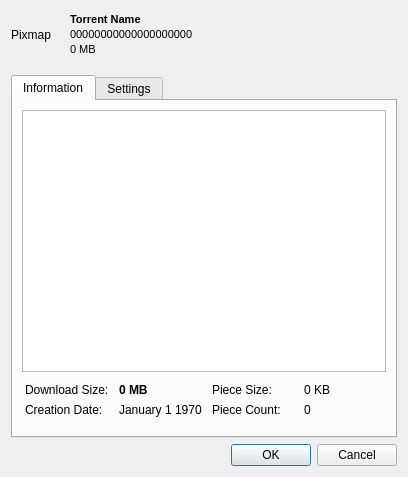
<?xml version="1.0" encoding="UTF-8"?>
<ui version="4.0">
 <class>PreviewTorrentDialog</class>
 <widget class="QDialog" name="PreviewTorrentDialog">
  <property name="geometry">
   <rect>
    <x>0</x>
    <y>0</y>
    <width>408</width>
    <height>477</height>
   </rect>
  </property>
  <property name="windowTitle">
   <string>Preview Torrent</string>
  </property>
  <layout class="QVBoxLayout" name="verticalLayout">
   <item>
    <layout class="QHBoxLayout" name="horizontalLayout_2">
     <property name="sizeConstraint">
      <enum>QLayout::SetMinimumSize</enum>
     </property>
     <property name="bottomMargin">
      <number>10</number>
     </property>
     <item>
      <widget class="QLabel" name="torrentImage">
       <property name="sizePolicy">
        <sizepolicy hsizetype="Fixed" vsizetype="Fixed">
         <horstretch>48</horstretch>
         <verstretch>48</verstretch>
        </sizepolicy>
       </property>
       <property name="minimumSize">
        <size>
         <width>48</width>
         <height>48</height>
        </size>
       </property>
       <property name="maximumSize">
        <size>
         <width>53</width>
         <height>48</height>
        </size>
       </property>
       <property name="text">
        <string notr="true">Pixmap</string>
       </property>
      </widget>
     </item>
     <item>
      <layout class="QVBoxLayout" name="verticalLayout_5">
       <property name="spacing">
        <number>0</number>
       </property>
       <item>
        <widget class="QLabel" name="torrentName">
         <property name="sizePolicy">
          <sizepolicy hsizetype="Preferred" vsizetype="Fixed">
           <horstretch>0</horstretch>
           <verstretch>0</verstretch>
          </sizepolicy>
         </property>
         <property name="font">
          <font>
           <pointsize>8</pointsize>
           <weight>75</weight>
           <bold>true</bold>
          </font>
         </property>
         <property name="text">
          <string notr="true">Torrent Name</string>
         </property>
        </widget>
       </item>
       <item>
        <widget class="QLabel" name="torrentHash">
         <property name="sizePolicy">
          <sizepolicy hsizetype="Preferred" vsizetype="Fixed">
           <horstretch>0</horstretch>
           <verstretch>0</verstretch>
          </sizepolicy>
         </property>
         <property name="font">
          <font>
           <pointsize>8</pointsize>
          </font>
         </property>
         <property name="text">
          <string notr="true">00000000000000000000</string>
         </property>
        </widget>
       </item>
       <item>
        <widget class="QLabel" name="totalSize">
         <property name="sizePolicy">
          <sizepolicy hsizetype="Preferred" vsizetype="Fixed">
           <horstretch>0</horstretch>
           <verstretch>0</verstretch>
          </sizepolicy>
         </property>
         <property name="font">
          <font>
           <pointsize>8</pointsize>
          </font>
         </property>
         <property name="text">
          <string notr="true">0 MB</string>
         </property>
        </widget>
       </item>
      </layout>
     </item>
     <item>
      <spacer name="horizontalSpacer">
       <property name="orientation">
        <enum>Qt::Horizontal</enum>
       </property>
       <property name="sizeHint" stdset="0">
        <size>
         <width>40</width>
         <height>20</height>
        </size>
       </property>
      </spacer>
     </item>
     <item>
      <layout class="QVBoxLayout" name="verticalLayout_4"/>
     </item>
    </layout>
   </item>
   <item>
    <widget class="QTabWidget" name="tabWidget">
     <property name="tabShape">
      <enum>QTabWidget::Rounded</enum>
     </property>
     <property name="currentIndex">
      <number>0</number>
     </property>
     <widget class="QWidget" name="tab">
      <attribute name="title">
       <string>Information</string>
      </attribute>
      <layout class="QVBoxLayout" name="verticalLayout_7">
       <item>
        <widget class="QTreeView" name="fileList">
         <property name="contextMenuPolicy">
          <enum>Qt::CustomContextMenu</enum>
         </property>
        </widget>
       </item>
       <item>
        <layout class="QGridLayout" name="gridLayout">
         <property name="leftMargin">
          <number>3</number>
         </property>
         <property name="topMargin">
          <number>5</number>
         </property>
         <property name="bottomMargin">
          <number>10</number>
         </property>
         <property name="horizontalSpacing">
          <number>10</number>
         </property>
         <item row="2" column="1">
          <widget class="QLabel" name="downloadSize">
           <property name="font">
            <font>
             <weight>75</weight>
             <bold>true</bold>
            </font>
           </property>
           <property name="text">
            <string notr="true">0 MB</string>
           </property>
           <property name="textFormat">
            <enum>Qt::PlainText</enum>
           </property>
          </widget>
         </item>
         <item row="2" column="0">
          <widget class="QLabel" name="label_8">
           <property name="text">
            <string>Download Size:</string>
           </property>
           <property name="textFormat">
            <enum>Qt::PlainText</enum>
           </property>
          </widget>
         </item>
         <item row="4" column="1">
          <widget class="QLabel" name="creationDate">
           <property name="text">
            <string notr="true">January 1 1970</string>
           </property>
           <property name="textFormat">
            <enum>Qt::PlainText</enum>
           </property>
          </widget>
         </item>
         <item row="4" column="0">
          <widget class="QLabel" name="label_5">
           <property name="text">
            <string>Creation Date:</string>
           </property>
           <property name="textFormat">
            <enum>Qt::PlainText</enum>
           </property>
          </widget>
         </item>
         <item row="4" column="2">
          <widget class="QLabel" name="label_10">
           <property name="text">
            <string>Piece Count:</string>
           </property>
           <property name="textFormat">
            <enum>Qt::PlainText</enum>
           </property>
          </widget>
         </item>
         <item row="4" column="3">
          <widget class="QLabel" name="pieceCount">
           <property name="text">
            <string notr="true">0</string>
           </property>
           <property name="textFormat">
            <enum>Qt::PlainText</enum>
           </property>
          </widget>
         </item>
         <item row="2" column="2">
          <widget class="QLabel" name="label_11">
           <property name="text">
            <string>Piece Size:</string>
           </property>
           <property name="textFormat">
            <enum>Qt::PlainText</enum>
           </property>
          </widget>
         </item>
         <item row="2" column="3">
          <widget class="QLabel" name="pieceSize">
           <property name="text">
            <string notr="true">0 KB</string>
           </property>
           <property name="textFormat">
            <enum>Qt::PlainText</enum>
           </property>
          </widget>
         </item>
        </layout>
       </item>
      </layout>
     </widget>
     <widget class="QWidget" name="tab_2">
      <attribute name="title">
       <string>Settings</string>
      </attribute>
      <layout class="QVBoxLayout" name="verticalLayout_8">
       <item>
        <widget class="QGroupBox" name="groupBox">
         <property name="title">
          <string>Save Files To</string>
         </property>
         <layout class="QVBoxLayout" name="verticalLayout_3">
          <property name="bottomMargin">
           <number>20</number>
          </property>
          <item>
           <widget class="QRadioButton" name="defaultDirRadio">
            <property name="text">
             <string>Default Directory</string>
            </property>
            <property name="checked">
             <bool>true</bool>
            </property>
           </widget>
          </item>
          <item>
           <layout class="QHBoxLayout" name="horizontalLayout_3">
            <property name="spacing">
             <number>10</number>
            </property>
            <item>
             <widget class="QRadioButton" name="customDirRadio">
              <property name="text">
               <string>Custom Directory</string>
              </property>
             </widget>
            </item>
            <item>
             <widget class="QLineEdit" name="customDownloadDirectory">
              <property name="enabled">
               <bool>false</bool>
              </property>
             </widget>
            </item>
            <item>
             <widget class="QToolButton" name="selectDirectoryButton">
              <property name="enabled">
               <bool>false</bool>
              </property>
              <property name="text">
               <string>...</string>
              </property>
             </widget>
            </item>
           </layout>
          </item>
         </layout>
        </widget>
       </item>
       <item>
        <widget class="QCheckBox" name="startDownloadAutomatically">
         <property name="text">
          <string>Start Download Automatically</string>
         </property>
         <property name="checked">
          <bool>true</bool>
         </property>
        </widget>
       </item>
       <item>
        <spacer name="verticalSpacer">
         <property name="orientation">
          <enum>Qt::Vertical</enum>
         </property>
         <property name="sizeHint" stdset="0">
          <size>
           <width>20</width>
           <height>40</height>
          </size>
         </property>
        </spacer>
       </item>
      </layout>
     </widget>
    </widget>
   </item>
   <item>
    <widget class="QDialogButtonBox" name="okCancelButtonBox">
     <property name="orientation">
      <enum>Qt::Horizontal</enum>
     </property>
     <property name="standardButtons">
      <set>QDialogButtonBox::Cancel|QDialogButtonBox::Ok</set>
     </property>
    </widget>
   </item>
  </layout>
 </widget>
 <resources/>
 <connections/>
</ui>
